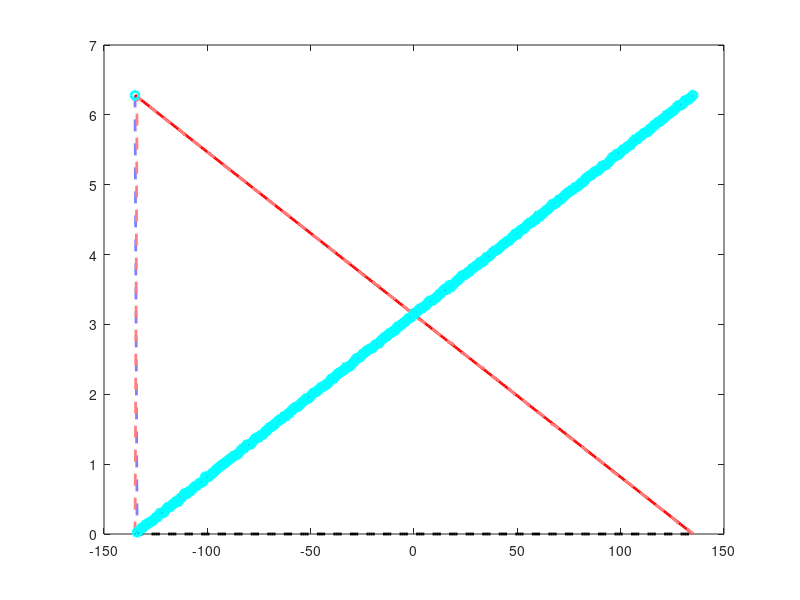

Reproduce this figure in MATLAB.

%% simulation and analysis test
% figuring out how to deal with all the wrapping and mod(..., 2pi) for the
% phase estimation

prefPosVec = [-135:135]; % [deg]
hemoDelay = 1; % [sec]
posStart(1) = -135;
posEnd(1) = 135;
posStart(2) = 135;
posEnd(2) = -135;
f = 0.12;
nCycles = 6;
tStart = 0;
dt = 0.5;
nSamples = nCycles/f/dt;
t = tStart + (0:nSamples-1)*dt;

for iPos = 1:length(prefPosVec)
    prefPos = prefPosVec(iPos);
    phi1(iPos) = (prefPos-posStart(1))/(posEnd(1)-posStart(1))*2*pi;
    phi2(iPos) = (prefPos-posStart(2))/(posEnd(2)-posStart(2))*2*pi;
%     sigRef = cos(2*pi*f*t);
    sig1 = cos(2*pi*f*(t - hemoDelay) - phi1(iPos)) + 0.1*randn(size(t));
    sig2 = cos(2*pi*f*(t - hemoDelay) - phi2(iPos)) + 0.1*randn(size(t));
%     figure
%     plot(t, sigRef, 'k', t, sig1, 'c', t, sig2, 'r')
%     legend('ref', 'LtoR', 'RtoL');
    
    sf1 = fft(sig1);
    phiEst1(iPos) = -angle(sf1(nCycles+1));
    sf2 = fft(sig2);
    phiEst2(iPos) = -angle(sf2(nCycles+1));

    hemoPhaseEst(iPos) = mod(phiEst1(iPos)+phiEst2(iPos), 2*pi)/2;
    hemoDelayEst(iPos) = hemoPhaseEst(iPos)/(2*pi)/f;
    
    phiEst1(iPos) = mod(phiEst1(iPos) - hemoPhaseEst(iPos), 2*pi);
    phiEst2(iPos) = mod(phiEst2(iPos) - hemoPhaseEst(iPos), 2*pi);
    prefPhase(iPos) = (phiEst1(iPos) + 2*pi - phiEst2(iPos))/2;
    prefPosEst(iPos) = (posEnd(1)-posStart(1))*prefPhase(iPos)/(2*pi) + posStart(1);
end

figure
plot(prefPosVec, phi1, 'b', 'LineWidth', 2);
hold on;
plot(prefPosVec, phiEst1, '--', 'Color', [0.5 0.5 1], 'LineWidth', 2)
plot(prefPosVec, phi2, 'r', 'LineWidth', 2);
plot(prefPosVec, phiEst2, '--', 'Color', [1 0.5 0.5], 'LineWidth', 2)
hPh = mod((phiEst1+phiEst2), 2*pi)/2;
plot(prefPosVec, hPh, '--k', 'LineWidth', 2)
plot(prefPosVec, (mod(phiEst1-hPh, 2*pi) + 2*pi-mod((phiEst2-hPh), 2*pi))/2, 'oc', 'LineWidth', 2)

% plot(prefPosVec, prefPosEst, '.-')
